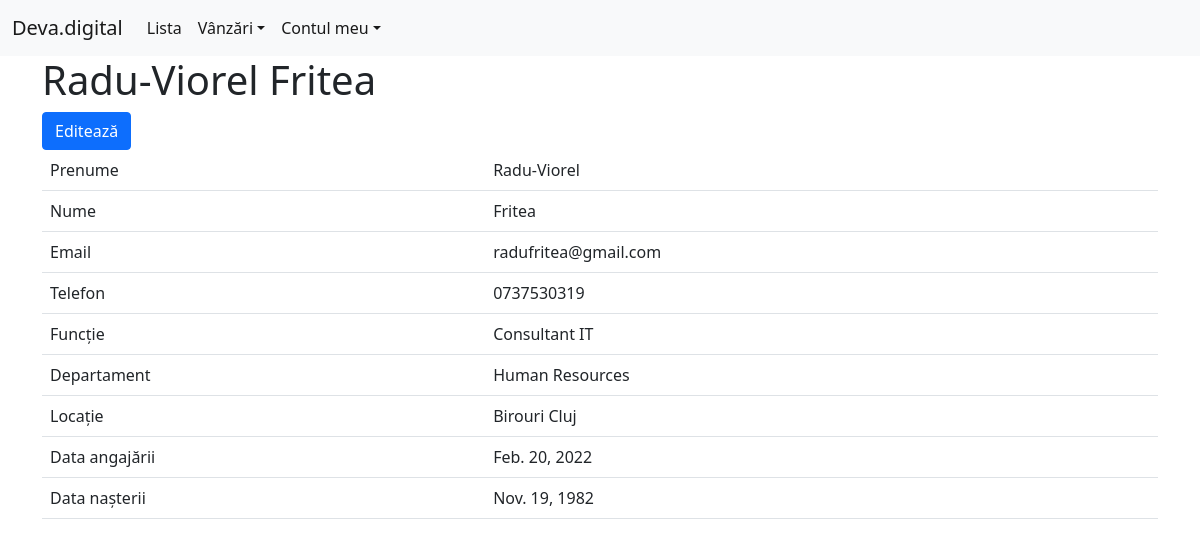
/users/employee/6/ (signed in), run on the app's committed database.
### users/models.py (models this page shows, shortened)
class User(AbstractUser):
	email = models.EmailField(max_length=254, unique=True)
	username = models.CharField(max_length=150, blank=True, unique=False)
	first_name = models.CharField(max_length=254, blank=True)
	last_name = models.CharField(max_length=254, blank=True)
	phone = models.CharField(blank=True, max_length=30)
	hire_date = models.DateField(blank=True, null=True)
	position = models.CharField(max_length=150, blank=True)
	department = models.ForeignKey(Department, blank=True, null=True, on_delete=models.SET_NULL)
	location = models.ForeignKey(Location, blank=True, null=True, on_delete=models.SET_NULL)
	birthday = models.DateField(blank=True, null=True)
	USERNAME_FIELD = 'email'
	EMAIL_FIELD = 'email'
	REQUIRED_FIELDS = []
	objects = CustUserManager()
	class Meta:
		verbose_name = "utilizator"
		verbose_name_plural = "utilizatori"

class Department(models.Model):
	name = models.CharField('Nume Departament', max_length=60)
	class Meta:
		verbose_name = "departament"
		verbose_name_plural = "departamente"
	def __str__(self):
		return self.name

class Location(models.Model):
	name = models.CharField('Nume Locatie', max_length=60)
	class Meta:
		verbose_name = "locatie"
		verbose_name_plural = "locatii"
	def __str__(self):
		return self.name

### users/views.py (the view)
# urls.py: path('employee/<int:user_id>/', views.profile, name='profile'),
def profile(request, user_id):
	profile = User.objects.get(id=user_id)
	context = {"profile": profile}
	return render(request, 'profile.html', context)

### users/templates/profile.html
{% extends "sales/base.html" %}
{% block page_header %}
<section class="container">
	<h1>{{ user.first_name }} {{ user.last_name }}</h1>
	<a href="{% url 'users:edit_profile' user.id %}"class="btn btn-primary">Editează</a>
</section>
{% endblock page_header %}
{% block content %}
<section class="container">
	<table class="table">
		<tr>
			<td>Prenume</td>
			<td>{{ user.first_name }}</td>
		</tr>
		<tr>
			<td>Nume</td>
			<td>{{ user.last_name }}</td>
		</tr>
		<tr>
			<td>Email</td>
			<td>{{ user.email }}</td>
		</tr>
		<tr>
			<td>Telefon</td>
			<td>{{ user.phone }}</td>
		</tr>
		<tr>
			<td>Funcție</td>
			<td>{{ user.position }}</td>
		</tr>
		<tr>
			<td>Departament</td>
			<td>{{ user.department }}</td>
		</tr>
		<tr>
			<td>Locație</td>
			<td>{{ user.location }}</td>
		</tr>
		<tr>
			<td>Data angajării</td>
			<td>{{ user.hire_date }}</td>
		</tr>
		<tr>
			<td>Data nașterii</td>
			<td>{{ user.birthday }}</td>
		</tr>
	</table>
</section>
{% endblock content %}

### static/style.css (style rules this page uses)
html { scroll-behavior: auto !important; }

### data on the page
User: first_name "Radu-Viorel", last_name "Fritea", email "radufritea@gmail.com", phone "0737530319", position "Consultant IT", department "Human Resources", location "Birouri Cluj", hire_date "Feb. 20, 2022", birthday "Nov. 19, 1982"
